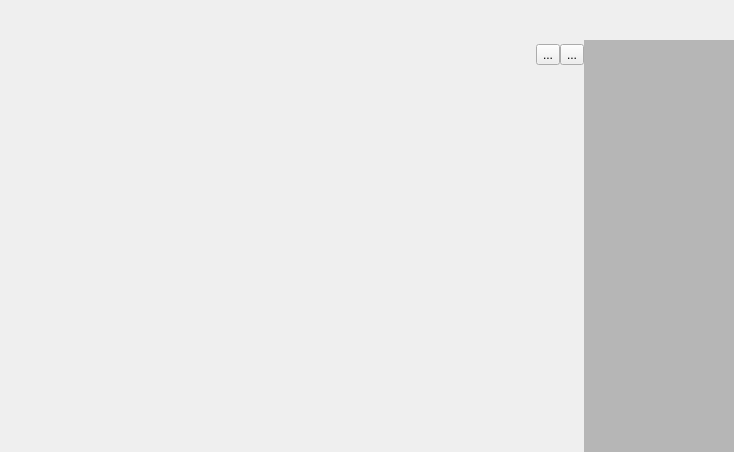
<?xml version="1.0" encoding="UTF-8"?>
<ui version="4.0">
 <class>IDBTab</class>
 <widget class="QWidget" name="IDBTab">
  <property name="geometry">
   <rect>
    <x>0</x>
    <y>0</y>
    <width>734</width>
    <height>452</height>
   </rect>
  </property>
  <property name="windowTitle">
   <string>Form</string>
  </property>
  <layout class="QVBoxLayout" name="verticalLayout">
   <property name="spacing">
    <number>0</number>
   </property>
   <property name="leftMargin">
    <number>0</number>
   </property>
   <property name="topMargin">
    <number>0</number>
   </property>
   <property name="rightMargin">
    <number>0</number>
   </property>
   <property name="bottomMargin">
    <number>0</number>
   </property>
   <item>
    <widget class="QWidget" name="headerWidget" native="true">
     <property name="minimumSize">
      <size>
       <width>0</width>
       <height>40</height>
      </size>
     </property>
     <property name="maximumSize">
      <size>
       <width>16777215</width>
       <height>40</height>
      </size>
     </property>
    </widget>
   </item>
   <item>
    <widget class="QWidget" name="tabContentParent" native="true">
     <property name="minimumSize">
      <size>
       <width>0</width>
       <height>200</height>
      </size>
     </property>
     <layout class="QHBoxLayout" name="horizontalLayout">
      <property name="spacing">
       <number>0</number>
      </property>
      <property name="leftMargin">
       <number>0</number>
      </property>
      <property name="topMargin">
       <number>0</number>
      </property>
      <property name="rightMargin">
       <number>0</number>
      </property>
      <property name="bottomMargin">
       <number>0</number>
      </property>
      <item>
       <widget class="QWidget" name="tabContentLeftParent" native="true">
        <layout class="QVBoxLayout" name="verticalLayout_2">
         <property name="spacing">
          <number>0</number>
         </property>
         <property name="leftMargin">
          <number>0</number>
         </property>
         <property name="topMargin">
          <number>0</number>
         </property>
         <property name="rightMargin">
          <number>0</number>
         </property>
         <property name="bottomMargin">
          <number>0</number>
         </property>
         <item>
          <widget class="QWidget" name="tab" native="true">
           <property name="minimumSize">
            <size>
             <width>0</width>
             <height>30</height>
            </size>
           </property>
           <property name="maximumSize">
            <size>
             <width>16777215</width>
             <height>30</height>
            </size>
           </property>
           <layout class="QHBoxLayout" name="horizontalLayout_2">
            <property name="spacing">
             <number>0</number>
            </property>
            <property name="leftMargin">
             <number>0</number>
            </property>
            <property name="topMargin">
             <number>0</number>
            </property>
            <property name="rightMargin">
             <number>0</number>
            </property>
            <property name="bottomMargin">
             <number>0</number>
            </property>
            <item>
             <widget class="QWidget" name="tabButtonBar" native="true">
              <layout class="QHBoxLayout" name="horizontalLayout_3">
               <property name="spacing">
                <number>0</number>
               </property>
               <property name="leftMargin">
                <number>0</number>
               </property>
               <property name="topMargin">
                <number>0</number>
               </property>
               <property name="rightMargin">
                <number>0</number>
               </property>
               <property name="bottomMargin">
                <number>0</number>
               </property>
              </layout>
             </widget>
            </item>
            <item>
             <spacer name="horizontalSpacer">
              <property name="orientation">
               <enum>Qt::Horizontal</enum>
              </property>
              <property name="sizeHint" stdset="0">
               <size>
                <width>40</width>
                <height>20</height>
               </size>
              </property>
             </spacer>
            </item>
            <item>
             <widget class="QWidget" name="tabToolButtonBar" native="true">
              <property name="minimumSize">
               <size>
                <width>150</width>
                <height>0</height>
               </size>
              </property>
              <property name="maximumSize">
               <size>
                <width>150</width>
                <height>16777215</height>
               </size>
              </property>
              <layout class="QHBoxLayout" name="horizontalLayout_4">
               <property name="spacing">
                <number>0</number>
               </property>
               <property name="leftMargin">
                <number>0</number>
               </property>
               <property name="topMargin">
                <number>0</number>
               </property>
               <property name="rightMargin">
                <number>0</number>
               </property>
               <property name="bottomMargin">
                <number>0</number>
               </property>
               <item>
                <spacer name="horizontalSpacer_2">
                 <property name="orientation">
                  <enum>Qt::Horizontal</enum>
                 </property>
                 <property name="sizeHint" stdset="0">
                  <size>
                   <width>1</width>
                   <height>1</height>
                  </size>
                 </property>
                </spacer>
               </item>
               <item>
                <widget class="QToolButton" name="toolButton_4">
                 <property name="text">
                  <string>...</string>
                 </property>
                </widget>
               </item>
               <item>
                <widget class="QToolButton" name="toolButton_5">
                 <property name="text">
                  <string>...</string>
                 </property>
                </widget>
               </item>
              </layout>
             </widget>
            </item>
           </layout>
          </widget>
         </item>
         <item>
          <widget class="QWidget" name="tabContent" native="true"/>
         </item>
        </layout>
       </widget>
      </item>
      <item>
       <widget class="QWidget" name="tabToolButtonBox" native="true">
        <property name="minimumSize">
         <size>
          <width>150</width>
          <height>0</height>
         </size>
        </property>
        <property name="maximumSize">
         <size>
          <width>150</width>
          <height>16777215</height>
         </size>
        </property>
        <property name="styleSheet">
         <string notr="true">background-color: rgb(182, 182, 182);</string>
        </property>
       </widget>
      </item>
     </layout>
    </widget>
   </item>
  </layout>
 </widget>
 <resources/>
 <connections/>
</ui>
